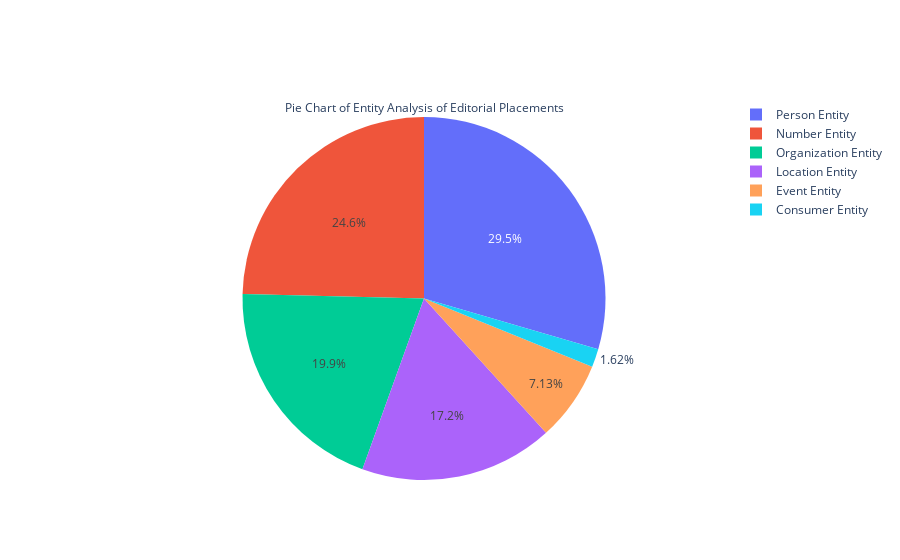

Source (notebook cell):
### Code cell
import plotly.graph_objects as go

#print(sentiment_analysis)

#print(list(sentiment_analysis.values))
fig = go.Figure(data=[go.Pie(labels=types1, values=total_num, title="Pie Chart of Entity Analysis of Editorial Placements")])
fig.show()

### Figure 1 — Plotly figure (JSON) as saved in the notebook; plotly's stock layout.template omitted (floating-point values rounded to 4 significant figures)
{"data": [{"labels": ["Person Entity", "Number Entity", "Consumer Entity", "Event Entity", "Location Entity", "Organization Entity"], "title": {"text": "Pie Chart of Entity Analysis of Editorial Placements"}, "type": "pie", "values": [493, 411, 27, 119, 288, 332]}], "layout": {}}
